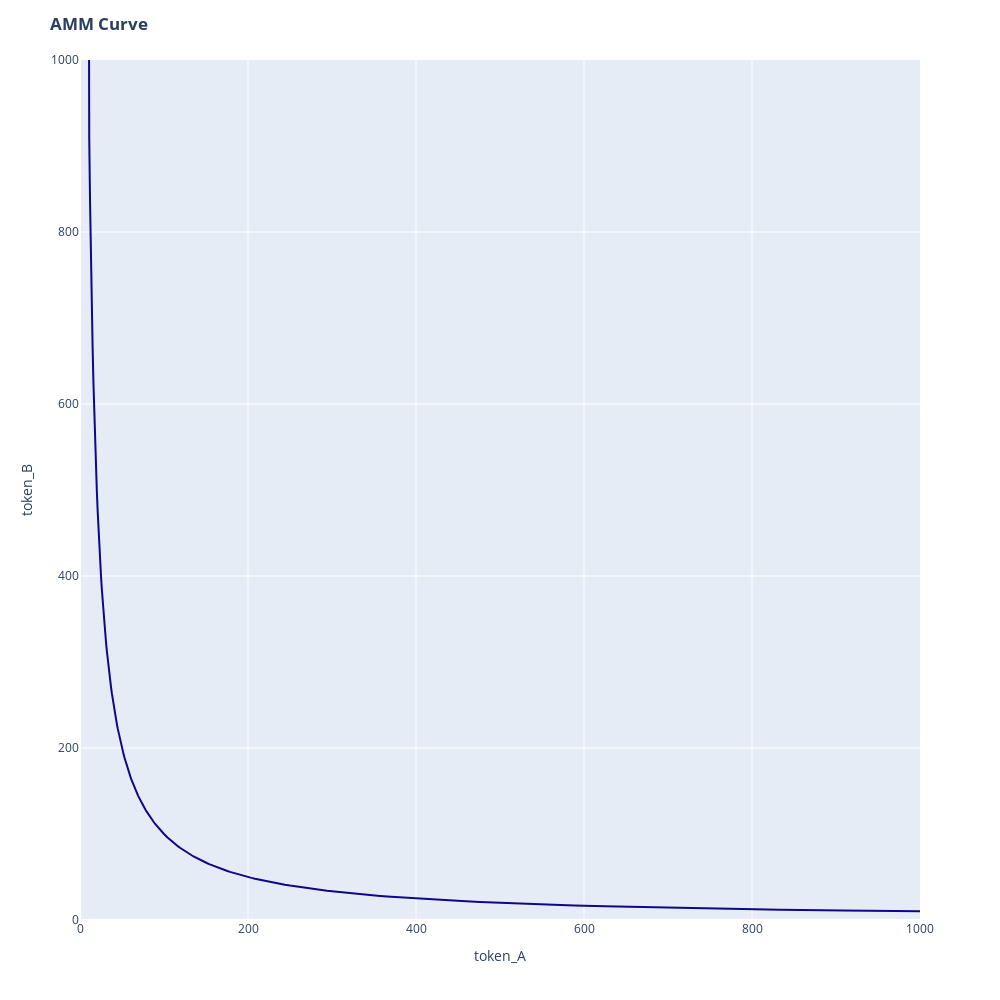

Write notebook code for a chart like this one.
### Markdown cell above
# Q1.5:  
Now create a graph (use plotly or similar), and draw the full curve for this series of both kinds of swaps - the AMM curve.

### Code cell
# buy_A = buy_A.drop(columns=['invariant'])
# buy_B = buy_B.drop(columns=['invariant'])

curve = pd.concat([buy_A, buy_B.iloc[::-1]], axis=0, ignore_index=True)

fig = px.line(curve, x="token_A", y="token_B", color_discrete_sequence=px.colors.sequential.Plasma)
fig.update_xaxes(range=[0, 1000])
fig.update_yaxes(range=[0, 1000])
fig.update_layout(height=1000, width=1000, title_text='<b>AMM Curve</b>')

fig.show()

### Figure 1 — Plotly figure (JSON) as saved in the notebook; plotly's stock layout.template omitted (floating-point values rounded to 4 significant figures; data arrays with more than 128 entries replaced by an {"elided": "..."} marker saying what was removed)
{"data": [{"hovertemplate": "token_A=%{x}<br>token_B=%{y}<extra></extra>", "legendgroup": "", "line": {"color": "#0d0887", "dash": "solid"}, "mode": "lines", "name": "", "orientation": "v", "showlegend": false, "type": "scatter", "x": {"elided": "200 float values"}, "xaxis": "x", "y": {"elided": "200 float values"}, "yaxis": "y"}], "layout": {"height": 1000, "legend": {"tracegroupgap": 0}, "margin": {"t": 60}, "title": {"text": "<b>AMM Curve</b>"}, "width": 1000, "xaxis": {"anchor": "y", "domain": [0, 1], "range": [0, 1000], "title": {"text": "token_A"}}, "yaxis": {"anchor": "x", "domain": [0, 1], "range": [0, 1000], "title": {"text": "token_B"}}}}
